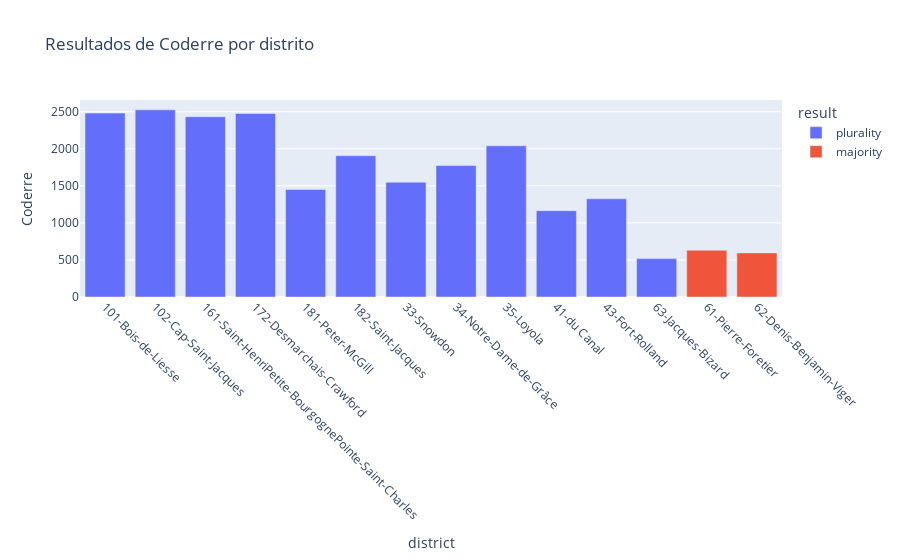

The cell this chart's notebook holds for it:
### Code cell
fig = px.bar(data_joly, x='district', y='Coderre', color='result', title='Resultados de Coderre por distrito')
fig.update_xaxes(tickangle=45)
fig.show()

### Figure 1 — Plotly figure (JSON) as saved in the notebook; plotly's stock layout.template omitted (floating-point values rounded to 4 significant figures)
{"data": [{"hovertemplate": "result=plurality<br>district=%{x}<br>Coderre=%{y}<extra></extra>", "legendgroup": "plurality", "marker": {"color": "#636efa", "pattern": {"shape": ""}}, "name": "plurality", "orientation": "v", "showlegend": true, "textposition": "auto", "type": "bar", "x": ["101-Bois-de-Liesse", "102-Cap-Saint-Jacques", "161-Saint-HenriPetite-BourgognePointe-Saint-Charles", "172-Desmarchais-Crawford", "181-Peter-McGill", "182-Saint-Jacques", "33-Snowdon", "34-Notre-Dame-de-Grâce", "35-Loyola", "41-du Canal", "43-Fort-Rolland", "63-Jacques-Bizard"], "xaxis": "x", "y": [2481, 2525, 2432, 2476, 1451, 1906, 1548, 1773, 2040, 1165, 1325, 518], "yaxis": "y"}, {"hovertemplate": "result=majority<br>district=%{x}<br>Coderre=%{y}<extra></extra>", "legendgroup": "majority", "marker": {"color": "#EF553B", "pattern": {"shape": ""}}, "name": "majority", "orientation": "v", "showlegend": true, "textposition": "auto", "type": "bar", "x": ["61-Pierre-Foretier", "62-Denis-Benjamin-Viger"], "xaxis": "x", "y": [631, 595], "yaxis": "y"}], "layout": {"barmode": "relative", "legend": {"title": {"text": "result"}, "tracegroupgap": 0}, "title": {"text": "Resultados de Coderre por distrito"}, "xaxis": {"anchor": "y", "domain": [0, 1], "tickangle": 45, "title": {"text": "district"}}, "yaxis": {"anchor": "x", "domain": [0, 1], "title": {"text": "Coderre"}}}}
